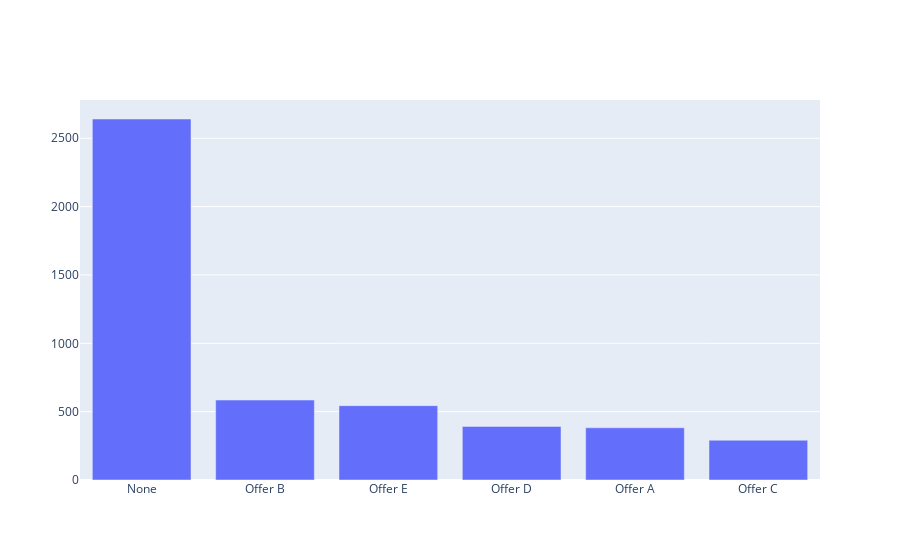

Here is the notebook cell this chart was saved with:
### Code cell
fig = go.Figure([go.Bar(x=off.index, y=off.values)])
fig.show()

### Figure 1 — Plotly figure (JSON) as saved in the notebook; plotly's stock layout.template omitted (floating-point values rounded to 4 significant figures)
{"data": [{"type": "bar", "x": ["None", "Offer B", "Offer E", "Offer D", "Offer A", "Offer C"], "y": [2641, 585, 544, 392, 382, 291]}], "layout": {}}
